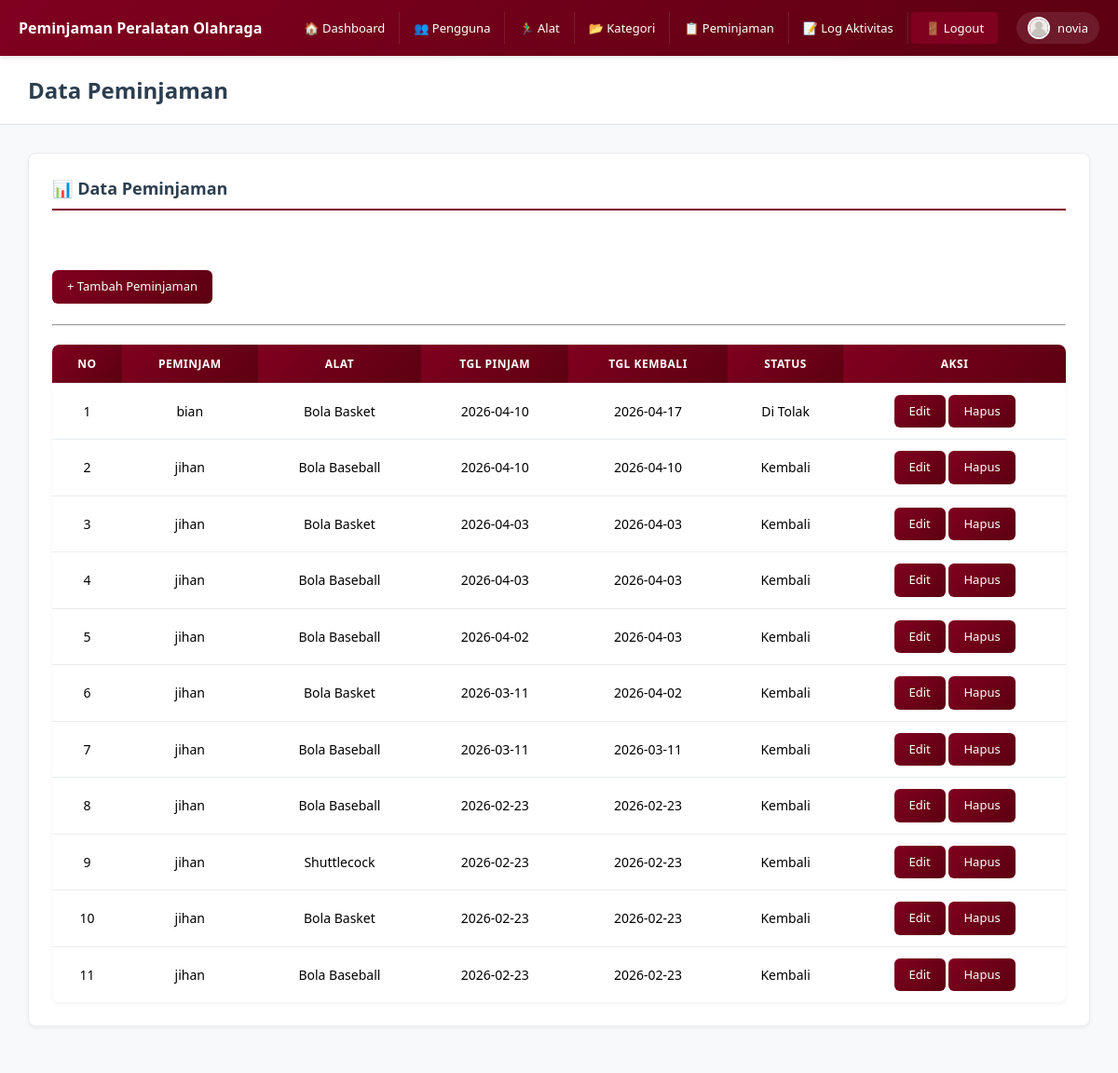
Page /admin/peminjaman (signed in) on the committed database.
### tables this page shows
CREATE TABLE `peminjaman` (
  `id_peminjaman` int NOT NULL,
  `id_pengguna` int NOT NULL,
  `id_alat` int NOT NULL,
  `tanggal_pinjam` date NOT NULL,
  `tanggal_kembali` date DEFAULT NULL,
  `total_item` int NOT NULL,
  `status` varchar(20) DEFAULT 'Menunggu',
  `kondisi` varchar(50) DEFAULT NULL,
  `deleted_at` datetime DEFAULT NULL,
  `keterangan` text
);

CREATE TABLE `pengguna` (
  `id_pengguna` int NOT NULL,
  `nama` varchar(50) NOT NULL,
  `username` varchar(100) NOT NULL,
  `password` varchar(100) NOT NULL,
  `email` varchar(50) NOT NULL,
  `role` enum('admin','petugas','peminjam') NOT NULL,
  `no_handphone` varchar(12) NOT NULL,
  `alamat` text NOT NULL
);

CREATE TABLE `alat` (
  `id_alat` int NOT NULL,
  `id_kategori` int NOT NULL,
  `nama_alat` varchar(30) NOT NULL,
  `kondisi` enum('Tersedia','Tidak Tersedia','') NOT NULL,
  `stok` int NOT NULL,
  `deleted_at` datetime DEFAULT NULL
);

### controllers/AdminController.php (called while the page is built, shortened)
<?php
class AdminController extends Controller {
    public function peminjaman() {
        $model = $this->model('AdminModel');
        $data['judul']  = "Data Peminjaman";
        $data['pinjam'] = $model->getAllPeminjaman();
        $this->view('admin/peminjaman', $data);
    }
}

### core/App.php (called while the page is built, shortened)
<?php
class App {
    protected $method = 'index';
    public function __construct() {
        $url = $this->parseURL();
        if (!empty($url[0])) {
            $controllerName = ucfirst($url[0]);
            if (file_exists(__DIR__ . '/../controllers/' . $controllerName . 'Controller.php')) {
                unset($url[0]);
            }
            elseif (file_exists(__DIR__ . '/../controllers/' . $controllerName . '.php')) {
                $this->controller = $controllerName;
                unset($url[0]);
            }
        }
        $this->controller = new $this->controller;
        if (isset($url[1]) && method_exists($this->controller, $url[1])) {
            $this->method = $url[1];
            unset($url[1]);
        }
        $this->params = $url ? array_values($url) : [];
        call_user_func_array([$this->controller, $this->method], $this->params);
    }
    public function parseURL() {
        if (isset($_GET['url'])) {
            $url = $_GET['url'];
            $url = ltrim($url, '/');
            $url = rtrim($url, '/');
            $url = filter_var($url, FILTER_SANITIZE_URL);
            return explode('/', $url);
        }
        return [];
    }
}

### Index.php (called while the page is built, shortened)
<?php
require_once __DIR__ . '/config/Database.php';
require_once __DIR__ . '/core/Controller.php';
require_once __DIR__ . '/core/App.php';
$app = new App();

### config/Database.php (called while the page is built, shortened)
<?php
class Database {
    private $host     = 'localhost';
    private $db_name  = 'peminjaman_peralatan_olahraga';
    private $username = 'root';
    private $password = '';
    private static $instance = null;
    private $conn;
    private function __construct() {
        try {
            $dsn = "mysql:host={$this->host};dbname={$this->db_name};charset=utf8mb4";
            $options = [
                PDO::ATTR_ERRMODE            => PDO::ERRMODE_EXCEPTION,
                PDO::ATTR_DEFAULT_FETCH_MODE => PDO::FETCH_ASSOC,
                PDO::ATTR_EMULATE_PREPARES   => false,
            ];
            $this->conn = new PDO($dsn, $this->username, $this->password, $options);
        } catch (PDOException $e) {
            die("Koneksi Database Gagal: " . $e->getMessage());
        }
    }
    public static function getInstance() {
        if (self::$instance === null) {
            self::$instance = new Database();
        }
        return self::$instance;
    }
    public function getConnection() {
        return $this->conn;
    }
}

### models/AdminModel.php (called while the page is built, shortened)
<?php
class AdminModel {
    private $db;
    public function __construct() {
        $this->db = Database::getInstance()->getConnection();
    }
    public function getAllPeminjaman() {
        $sql = "SELECT p.*, u.nama, a.nama_alat
                FROM peminjaman p
                LEFT JOIN pengguna u ON p.id_pengguna = u.id_pengguna
                LEFT JOIN alat a ON p.id_alat = a.id_alat
                ORDER BY p.id_peminjaman DESC";
        return $this->db->query($sql)->fetchAll();
    }
}

### views/admin/Peminjaman.php (the view)
<?php include __DIR__ . '/../layout/header.php';  ?>
<div class="box">
    <h3>📊 Data Peminjaman</h3>
    <br><br>
    <a class="btn-modal" href="<?= BASEURL; ?>/admin/tambahPeminjaman">+ Tambah Peminjaman</a>
    <br><br>
    <hr>
    <table>
        <tr>
            <th>No</th>
            <th>Peminjam</th>
            <th>Alat</th>
            <th>Tgl Pinjam</th>
            <th>Tgl Kembali</th>
            <th>Status</th>
            <th>Aksi</th>
        </tr>
        <?php $no = 1; ?>
        <?php foreach ($data['pinjam'] as $p) : ?>
        <tr>
            <td><?= $no++; ?></td>
            <td><?= htmlspecialchars($p['nama']); ?></td>
            <td><?= htmlspecialchars($p['nama_alat']); ?></td>
            <td><?= $p['tanggal_pinjam']; ?></td>
            <td><?= $p['tanggal_kembali'] ?? '-'; ?></td>
            <td><?= $p['status']; ?></td>
            <td>
                <a class="btn-modal" href="<?= BASEURL ?>/admin/editPeminjaman?id=<?= $p['id_peminjaman']; ?>">Edit</a>
                <a class="btn-modal" href="<?= BASEURL ?>/admin/peminjaman?hapus=<?= $p['id_peminjaman']; ?>"
                   onclick="return confirm('Hapus data peminjaman ini?')">Hapus</a>
            </td>
        </tr>
        <?php endforeach; ?>
    </table>
</div>

### assets/style.css (style rules this page uses)
* { margin:0; padding:0; box-sizing:border-box; }
body { font-family:'Segoe UI', Tahoma, Geneva, Verdana, sans-serif; background:#f8f9fa; padding-top:60px; }
.content h3 { color:#2c3e50; font-size:20px; margin-bottom:20px; font-weight:600; }
table { width:100%; border-collapse:collapse; margin-top:20px; background:white; border-radius:8px; overflow:hidden; box-shadow:0 2px 4px rgba(0,0,0,0.05); }
th,td { padding:12px 15px; text-align:center; border-bottom:1px solid #e9ecef; font-size:14px; }
th { background:linear-gradient(135deg, #800020 0%, #5c0011 100%); color:white; font-weight:600; text-transform:uppercase; font-size:12px; letter-spacing:0.5px; }
tr:last-child td { border-bottom:none; }
button, .button, .btn, .btn-primary, .btn-success, .btn-info, .btn-secondary, .btn-danger, .btn-warning, .btn-modal { background:linear-gradient(135deg, #800020 0%, #5c0011 100%); color:white; border:none; padding:8px 16px; border-radius:6px; cursor:pointer; font-size:13px; font-weight:500; text-decoration:none; display:inline-block; transition:all 0.3s; text-align:center; line-height:1.5; }
.box { background:white; padding:25px; border:1px solid #e9ecef; border-radius:8px; margin-bottom:20px; box-shadow:0 2px 4px rgba(0,0,0,0.05); }
.box h3 { color:#2c3e50; margin-bottom:20px; font-size:18px; font-weight:600; padding-bottom:10px; border-bottom:2px solid #800020; }

### views/layout/Header.php (style rules this page uses)
* { margin:0; padding:0; box-sizing:border-box; }
body { font-family:'Segoe UI', Tahoma, Geneva, Verdana, sans-serif; background:#f8f9fa; padding-top:60px; }
.content h3 { color:#2c3e50; font-size:20px; margin-bottom:20px; font-weight:600; }
table { width:100%; border-collapse:collapse; margin-top:20px; background:white; border-radius:8px; overflow:hidden; box-shadow:0 2px 4px rgba(0,0,0,0.05); }
th,td { padding:12px 15px; text-align:center; border-bottom:1px solid #e9ecef; font-size:14px; }
th { background:linear-gradient(135deg, #800020 0%, #5c0011 100%); color:white; font-weight:600; text-transform:uppercase; font-size:12px; letter-spacing:0.5px; }
tr:last-child td { border-bottom:none; }
button, .button, .btn, .btn-primary, .btn-success, .btn-info, .btn-secondary, .btn-danger, .btn-warning, .btn-modal { background:linear-gradient(135deg, #800020 0%, #5c0011 100%); color:white; border:none; padding:8px 16px; border-radius:6px; cursor:pointer; font-size:13px; font-weight:500; text-decoration:none; display:inline-block; transition:all 0.3s; text-align:center; line-height:1.5; }
.box { background:white; padding:25px; border:1px solid #e9ecef; border-radius:8px; margin-bottom:20px; box-shadow:0 2px 4px rgba(0,0,0,0.05); }
.box h3 { color:#2c3e50; margin-bottom:20px; font-size:18px; font-weight:600; padding-bottom:10px; border-bottom:2px solid #800020; }

### rows in the picture
peminjaman: id_pengguna.nama "bian", id_alat.nama_alat "Bola Basket", tanggal_pinjam "2026-04-10", tanggal_kembali "2026-04-17", status "Di Tolak"
peminjaman: id_pengguna.nama "jihan", id_alat.nama_alat "Bola Baseball", tanggal_pinjam "2026-04-10", tanggal_kembali "2026-04-10", status "Kembali"
peminjaman: id_pengguna.nama "jihan", id_alat.nama_alat "Bola Basket", tanggal_pinjam "2026-04-03", tanggal_kembali "2026-04-03", status "Kembali"
peminjaman: id_pengguna.nama "jihan", id_alat.nama_alat "Bola Baseball", tanggal_pinjam "2026-04-03", tanggal_kembali "2026-04-03", status "Kembali"
peminjaman: id_pengguna.nama "jihan", id_alat.nama_alat "Bola Baseball", tanggal_pinjam "2026-04-02", tanggal_kembali "2026-04-03", status "Kembali"
peminjaman: id_pengguna.nama "jihan", id_alat.nama_alat "Bola Basket", tanggal_pinjam "2026-03-11", tanggal_kembali "2026-04-02", status "Kembali"
peminjaman: id_pengguna.nama "jihan", id_alat.nama_alat "Bola Baseball", tanggal_pinjam "2026-03-11", tanggal_kembali "2026-03-11", status "Kembali"
peminjaman: id_pengguna.nama "jihan", id_alat.nama_alat "Bola Baseball", tanggal_pinjam "2026-02-23", tanggal_kembali "2026-02-23", status "Kembali"
peminjaman: id_pengguna.nama "jihan", id_alat.nama_alat "Shuttlecock", tanggal_pinjam "2026-02-23", tanggal_kembali "2026-02-23", status "Kembali"
peminjaman: id_pengguna.nama "jihan", id_alat.nama_alat "Bola Basket", tanggal_pinjam "2026-02-23", tanggal_kembali "2026-02-23", status "Kembali"
peminjaman: id_pengguna.nama "jihan", id_alat.nama_alat "Bola Baseball", tanggal_pinjam "2026-02-23", tanggal_kembali "2026-02-23", status "Kembali"

### other values in the picture
$_SESSION['nama'] "novia"
$data['judul'] "Data Peminjaman"
